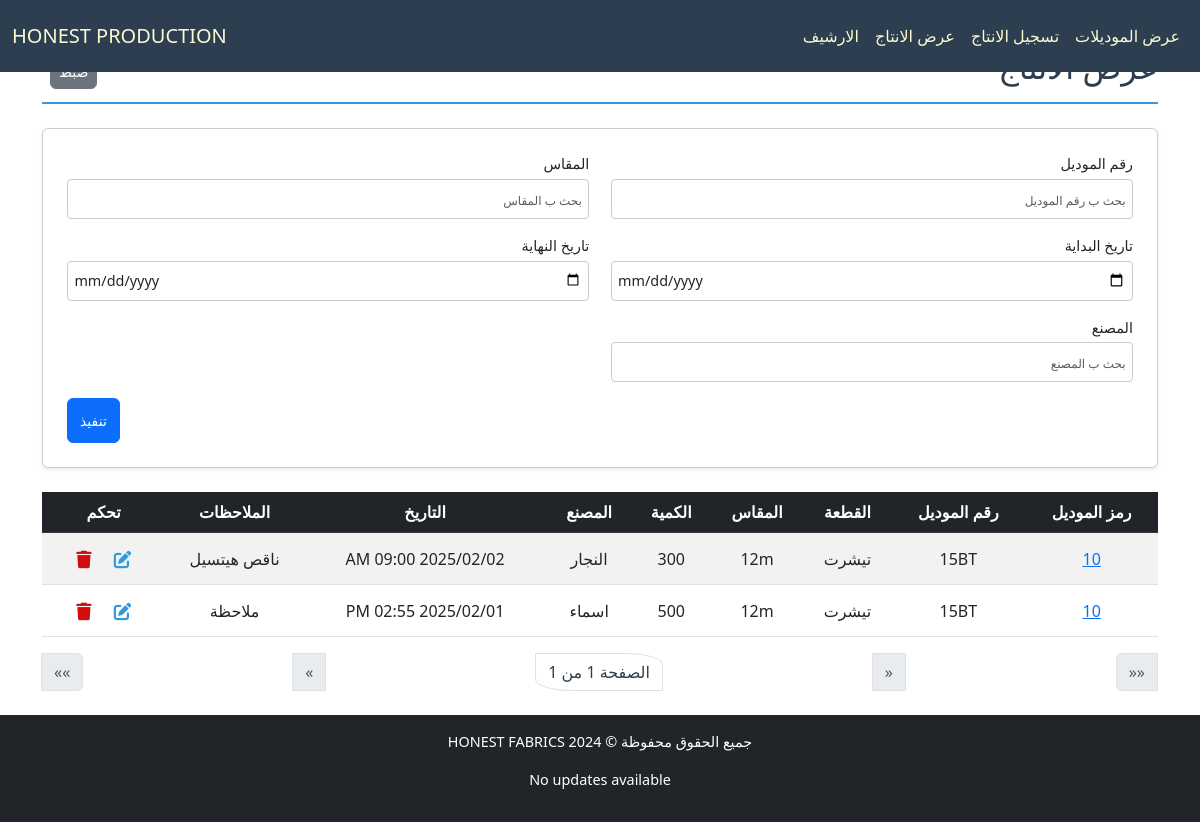
The page /production/production-list on the database as committed earlier.
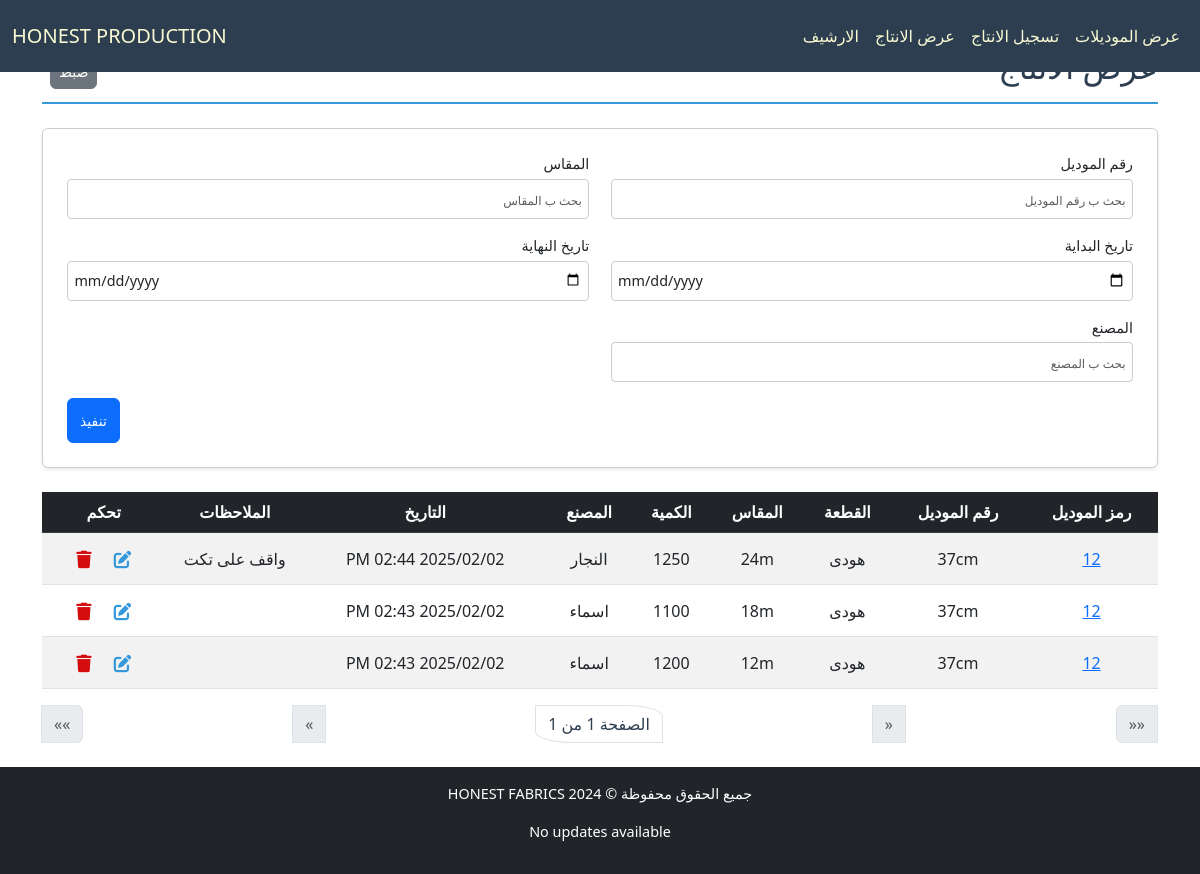
The same page on the database as committed later.
### production/models.py (models this page shows, shortened)
class ProductionPiece(models.Model):
    piece = models.ForeignKey(Piece, verbose_name="القطعة", on_delete=models.CASCADE, related_name="productions")
    created_at = models.DateTimeField(verbose_name="تاريخ الإنشاء", default=now)
    used_amount = models.IntegerField(verbose_name="الكمية للانتاج", default=0, blank=True)
    factory = models.CharField(max_length=50, verbose_name="المصنع", blank=True)
    comment = models.CharField(max_length=100, verbose_name="الملاحظات", blank=True)
    class Meta:
        ordering = ['-created_at']

class Piece(models.Model):
    model = models.ForeignKey(Model, verbose_name="الموديل", on_delete=models.CASCADE, related_name="pieces")
    type = models.CharField(max_length=50, verbose_name="النوع", blank=True)
    size = models.CharField(max_length=50, verbose_name="المقاس", blank=True)
    available_amount = models.IntegerField(verbose_name="الكمية المتبقية", blank=True, default=0)
    used_amount = models.IntegerField(verbose_name="الكمية المستخدمة", default=0, blank=True)
    class Meta:
        ordering = ['size', 'type']

class Model(models.Model):
    id = models.AutoField(primary_key=True, verbose_name="الرمز")
    model_number = models.CharField(max_length=50, verbose_name="رقم الموديل", unique=True)
    created_at = models.DateTimeField(verbose_name="تاريخ الإنشاء", default=now)
    ended_at = models.DateTimeField(verbose_name="تاريخ الانتهاء", blank=True, null=True)
    is_archive = models.BooleanField(default=False)
    class Meta:
        ordering = ['-created_at']

### production/views.py (the view)
# urls.py: path('production-list', ProductionListingView.as_view(), name='production_list_view'),
class ProductionListingView(ListView):
    template_name = "production/list_production.html"
    model = ProductionPiece
    paginate_by = 30
    filter_fields = ["model_number", "type", "size", "start_date", "end_date", "factory"]
    def parse_date(self, date_str):
        try:
            normalized_date = date_str.replace("\\", "/")
            return datetime.strptime(normalized_date, "%Y-%m-%d")
        except (ValueError, AttributeError):
            return None
    def get_queryset(self):
        queryset = super().get_queryset()
        filters = Q()
        model_number = self.request.GET.get("model_number")
        if model_number:
            filters &= Q(piece__model__model_number__icontains=model_number)
        size = self.request.GET.get("size")
        if size:
            filters &= Q(piece__size__icontains=size)
        type = self.request.GET.get("type")
        if type:
            filters &= Q(piece__type__icontains=type)
        factory = self.request.GET.get("factory")
        if factory:
            filters &= Q(factory__icontains=factory)
        start_date = self.parse_date(self.request.GET.get("start_date"))
        end_date = self.parse_date(self.request.GET.get("end_date"))
        if start_date:
            filters &= Q(created_at__gte=start_date)
        if end_date:
            filters &= Q(created_at__lte=end_date)
        return queryset.filter(filters)
    def get_context_data(self, **kwargs):
        context = super().get_context_data(**kwargs)
        context["filter_fields"] = [
            {"field_name": "model_number", "verbose_name": "رقم الموديل", "value": self.request.GET.get("model_number", "")},
            {"field_name": "size", "verbose_name": "المقاس", "value": self.request.GET.get("size", "")},
            {"field_name": "start_date", "verbose_name": "تاريخ البداية", "value": self.request.GET.get("start_date", "")},
            {"field_name": "end_date", "verbose_name": "تاريخ النهاية", "value": self.request.GET.get("end_date", "")},
            {"field_name": "factory", "verbose_name": "المصنع", "value": self.request.GET.get("factory", "")},
        ]
        return context

### production/templates/production/list_production.html (shortened to what this page needs)
{% extends "cloth/layout.html" %}
{% load math_filters %}
{% block home_page %}
<a class="navbar-brand" href="{% url 'model_list_view' %}">HONEST PRODUCTION</a>
{% endblock %}
{% block navbar_links_small %}
{% include "production/nav_links.html" %}
{% endblock %}
{% block body %}
    <div class="pt-4 section-title d-flex justify-content-between align-items-center">
        <h2>عرض الانتاج</h2>
        <div class="ps-2">
            <a href="{% url 'production_list_view' %}" class="px-2 btn btn-secondary">ضبط</a>
        </div>
    </div>
    <form method="get" class="filter-form-flex mb-4 p-4 rounded shadow-sm">
        {% for filter_field in filter_fields %}
        <div class="form-group mb-3">
            <label for="filter_{{ forloop.counter }}" class="form-label">{{ filter_field.verbose_name }}</label>
            <input
                type="{% if filter_field.field_name in 'start_date end_date' %}date{% else %}text{% endif %}"
                id="filter_{{ forloop.counter }}"
                name="{{ filter_field.field_name }}"
                placeholder="بحث ب {{ filter_field.verbose_name }}"
                class="form-control"
                value="{{ filter_field.value }}">
        </div>
        {% endfor %}
        <div class="submit-container">
            <button type="submit" class="btn btn-primary submit-btn">تنفيذ</button>
        </div>
    </form>
    <div class="table-responsive">
        <table class="table table-striped table-hover">
            <thead class="table-dark">
                <tr>
                    <th>رمز الموديل</th>
                    <th>رقم الموديل</th>
                    <th>القطعة</th>
                    <th>المقاس</th>
                    <th>الكمية</th>
                    <th>المصنع</th>
                    <th>التاريخ</th>
                    <th>الملاحظات</th>
                    <th>تحكم</th>
                </tr>
            </thead>
            <tbody>
                {% for production_item in object_list %}
                <tr class="clickable-row" data-detail_url="{% url 'model_detail_view' production_item.piece.model.id %}">
                    <td>
                        <a href="{% url 'model_detail_view' production_item.piece.model.id %}">{{ production_item.piece.model.id }}</a>
                    </td>
                    <td>{{ production_item.piece.model.model_number }}</td>
                    <td>{{ production_item.piece.type }}</td>
                    <td>{{ production_item.piece.size }}</td>
                    <td>{{ production_item.used_amount }}</td>
                    <td>{{ production_item.factory }}</td>
                    <td dir="rtl">{{ production_item.created_at|date:"Y/m/d h:i A" }}</td>
                    <td style="overflow-x:auto; max-width:100px; ">{{ production_item.comment }}</td>
                    <td>
                        <a class="px-2 btn" href="{% url 'productionpiece_edit' production_item.id %}">
                        </a>
                        <a class="px-2 btn" href="{% url 'productionpiece_delete' production_item.id %}">
                            </a>
                    </td>
                </tr>
                {% empty %}
                <tr>
                    <td colspan="5" class="text-center">لا يوجد عناصر</td>
                </tr>
                {% endfor %}
            </tbody>
        </table>
    </div>
    <nav aria-label="Page navigation">
        <ul class="pagination justify-content-between">
            <li class="page-item {% if not page_obj.has_next %}disabled{% endif %}">
                {% if page_obj.has_next %}
                <a class="page-link" href="?page={{ page_obj.paginator.num_pages }}{% for key, value in request.GET.items %}{% if key != 'page' %}&{{ key }}={{ value|urlencode }}{% endif %}{% endfor %}" aria-label="Last">
                    <span aria-hidden="true">&laquo;&laquo;</span>
                </a>
                {% else %}
                <span class="page-link" aria-disabled="true">
                    <span aria-hidden="true">&laquo;&laquo;</span>
                </span>
                {% endif %}
            </li>
            <li class="page-item {% if not page_obj.has_next %}disabled{% endif %}">
                {% if page_obj.has_next %}
                <a class="page-link" href="?page={{ page_obj.next_page_number }}{% for key, value in request.GET.items %}{% if key != 'page' %}&{{ key }}={{ value|urlencode }}{% endif %}{% endfor %}" aria-label="Next">
                    <span aria-hidden="true">&laquo;</span>
                </a>
                {% else %}
                <span class="page-link" aria-disabled="true">
                    <span aria-hidden="true">&laquo;</span>
                </span>
                {% endif %}
            </li>
            <li class="page-item pagination_page_li">
                <span class="page-link">الصفحة {{ page_obj.number }} من {{ page_obj.paginator.num_pages }}</span>
            </li>
            <li class="page-item {% if not page_obj.has_previous %}disabled{% endif %}">
                {% if page_obj.has_previous %}
                <a class="page-link" href="?page={{ page_obj.previous_page_number }}{% for key, value in request.GET.items %}{% if key != 'page' %}&{{ key }}={{ value|urlencode }}{% endif %}{% endfor %}" aria-label="Previous">
                    <span aria-hidden="true">&raquo;</span>
                </a>
                {% else %}
                <span class="page-link" aria-disabled="true">
                    <span aria-hidden="true">&raquo;</span>
                </span>
                {% endif %}
            </li>
            <li class="page-item {% if not page_obj.has_previous %}disabled{% endif %}">
                {% if page_obj.has_previous %}
                <a class="page-link" href="?page=1{% for key, value in request.GET.items %}{% if key != 'page' %}&{{ key }}={{ value|urlencode }}{% endif %}{% endfor %}" aria-label="First">
                    <span aria-hidden="true">&raquo;&raquo;</span>
                </a>
                {% else %}
                <span class="page-link" aria-disabled="true">
                    <span aria-hidden="true">&raquo;&raquo;</span>
                </span>
                {% endif %}
            </li>
    </ul>
</nav>
{% endblock body %}

### cloth/templates/cloth/layout.html (shortened to what this page needs)
{% load static %}
<!DOCTYPE html>
<html lang="ar" dir="rtl">
<head>
    <link href="https://cdn.jsdelivr.net/npm/bootstrap@5.3.0/dist/css/bootstrap.min.css" rel="stylesheet">
    <link rel="stylesheet" href="https://cdnjs.cloudflare.com/ajax/libs/font-awesome/6.7.1/css/all.min.css" />
    <link rel="stylesheet" href={% static "cloth/stylesss.css" %}>
</head>
<body>
    <nav id="navbar"  class="navbar bg-body-tertiary fixed-top">
        <div class="container-fluid">
            <div class="d-none d-lg-flex">
                <ul class="navbar-nav me-auto mb-2 mb-lg-0 d-flex flex-row">
                    {% block navbar_links_small %}
                    {% endblock %}
                </ul>
            </div>
            {% block home_page %}
            {% endblock %}
        </div>
    </nav>
    <div class="body-div container">
        {% block body %}{% endblock body %}
    </div>
    <footer class="footer bg-dark text-white text-center py-3">
        <p>جميع الحقوق محفوظة © HONEST FABRICS 2024</p>
        {% if update %}
            <p>Latest update at: {{update}}</p>
        {% else %}
            <p>No updates available</p>
        {% endif %}
    </footer>
    <link href="https://cdn.jsdelivr.net/npm/bootstrap@5.3.0/dist/css/bootstrap.min.css" rel="stylesheet">
</body>
</html>

### production/templates/production/nav_links.html
<li class="p-2 nav-item">
    <a class="nav-link active" aria-current="page" href="{% url 'model_list_view' %}">عرض الموديلات</a>
</li>
<li class="p-2 nav-item">
    <a class="nav-link active" aria-current="page" href="{% url 'production_form' %}">تسجيل الانتاج</a>
</li>
<li class="p-2 nav-item">
    <a class="nav-link active" aria-current="page" href="{% url 'production_list_view' %}">عرض الانتاج</a>
</li>
<li class="p-2 nav-item">
    <a class="nav-link active" aria-current="page" href="{% url 'archived_model_list_view' %}">الارشيف</a>
</li>

### cloth/static/cloth/stylesss.css (style rules this page uses)
:root { --primary-color: #3498db; --light-blue: #3db1ff5e; --secondary-color: #2c3e50; --success-color: #2ecc71; --danger-color: #e74c3c; --warning-color: #f1c40f; --light-bg: #f8f9fa; --dark-bg: #343a40; --light-text: lightgoldenrodyellow; --golden-text: rgb(255, 255, 0); --border-color: #dee2e6; --white-color: #ffffff; }
*, *::before, *::after { box-sizing: border-box; }
ul, div { padding: 0; margin: 0; }
body { background-color: var(--light-bg); margin-top: 80px; margin-inline: 0; font-family: 'Segoe UI', Tahoma, Geneva, Verdana, sans-serif; line-height: 1.6; font-size: 16px; }
.body-div { margin: 2%; max-width: 98%; min-height: 82vh; }
#navbar, #navbar-menu-body { background-color: var(--secondary-color) !important; }
#navbar, #navbar a, #navbar-menu-body, #navbar-menu-body a { color: var(--light-text) !important; }
.section-title { color: var(--secondary-color); border-bottom: 2px solid var(--primary-color); padding-bottom: 0.5rem; margin-bottom: 1.5rem; font-weight: bold; }
.table { border-collapse: separate; border-spacing: 0; border-radius: 8px; width: 100%; }
.table th, .table td { text-align: center; vertical-align: middle; padding: 10px; }
.table-striped tbody tr:nth-of-type(odd) { background-color: var(--light-bg); }
.table-dark th { background-color: var(--secondary-color); color: var(--light-text); }
.table-responsive { overflow-x: auto; }
.table-responsive table th, .table-responsive table td { white-space: nowrap; min-width: fit-content; }
.table-responsive table { width: 100%; table-layout: auto; }
.footer { margin-top: 20px; text-align: center; padding: 1rem; font-size: 0.9rem; }
.filter-form-flex { display: flex; flex-wrap: wrap; padding: 1rem; border: 1px solid #ccc; border-radius: 8px; background-color: #fff; justify-content: space-between; column-gap: 2px; direction: rtl; }
.filter-form-flex .form-group { display: flex; flex-direction: column; margin-bottom: 5px; width: 49%; }
.filter-form-flex .form-label { font-size: 0.9rem; margin-bottom: 0.25rem; }
.filter-form-flex .form-control { border: 1px solid #ccc; border-radius: 4px; padding: 0.4rem; font-size: 0.9rem; }
.filter-form-flex input[type="text"], .filter-form-flex input[type="number"], .filter-form-flex input[type="date"] { width: 100%; height: 40px; }
.submit-container { display: flex; justify-content: flex-end; width: 100%; }
.filter-form-flex .submit-btn { width: auto; height: 45px; font-size: 1rem; }
.pagination_page_li span { color: var(--secondary-color); border-top-right-radius: 30%; border-bottom-left-radius: 30%; }
@media (max-width: 1200px) { body { font-size: 15px; } }
@media (max-width: 1200px) { h4.section-title, h2 { font-size: 28px; } }
@media (max-width: 1200px) { p.lead, .oped_details_btn, .btn { font-size: 14px !important; } }
@media (max-width: 1200px) { ::placeholder { font-size: 12px !important; } }

Rows that differ between the two databases and show on the page:
removed ProductionPiece: piece.model.id "10", piece.model.model_number "15BT", piece.type "تيشرت", piece.size "12m", used_amount "300", factory "النجار", created_at "2025/02/02 09:00 AM", comment "ناقص هيتسيل"
removed ProductionPiece: piece.model.id "10", piece.model.model_number "15BT", piece.type "تيشرت", piece.size "12m", used_amount "500", factory "اسماء", created_at "2025/02/01 02:55 PM", comment "ملاحظة"
added ProductionPiece: piece.model.id "12", piece.model.model_number "37cm", piece.type "هودى", piece.size "24m", used_amount "1250", factory "النجار", created_at "2025/02/02 02:44 PM", comment "واقف على تكت"
added ProductionPiece: piece.model.id "12", piece.model.model_number "37cm", piece.type "هودى", piece.size "18m", used_amount "1100", factory "اسماء", created_at "2025/02/02 02:43 PM"
added ProductionPiece: piece.model.id "12", piece.model.model_number "37cm", piece.type "هودى", piece.size "12m", used_amount "1200", factory "اسماء", created_at "2025/02/02 02:43 PM"
